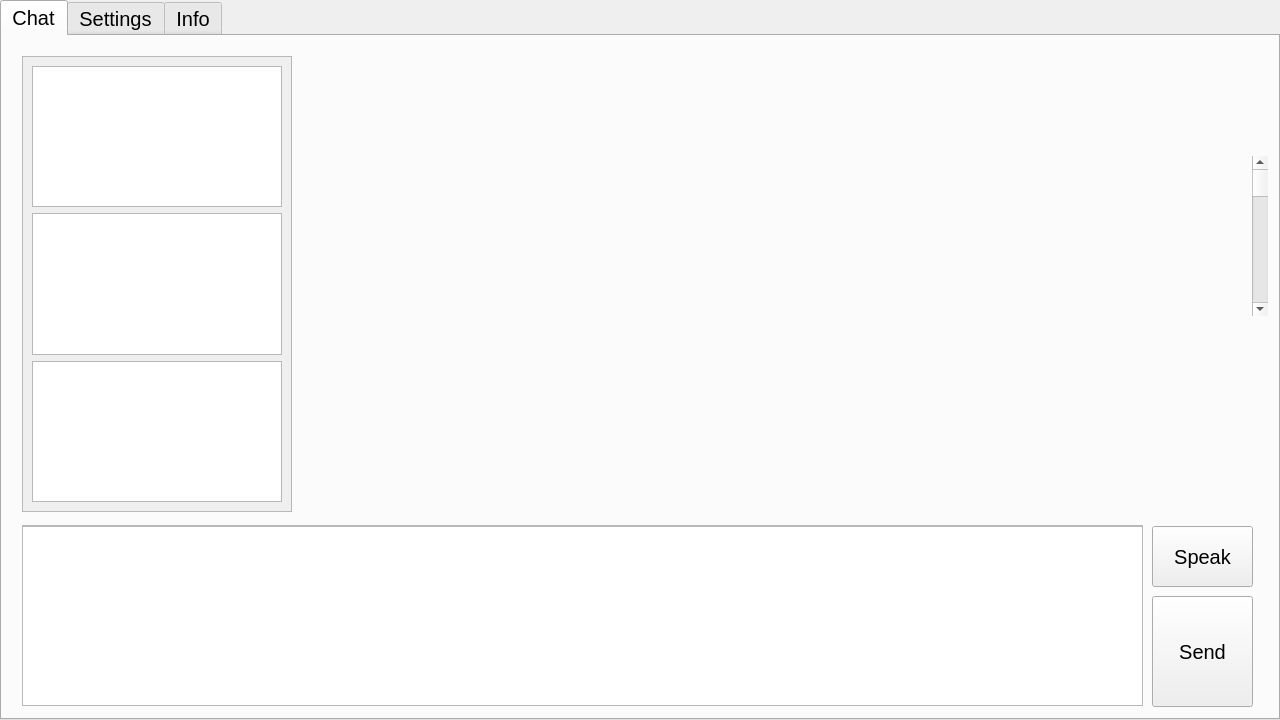
<?xml version="1.0" encoding="UTF-8"?>
<ui version="4.0">
 <class>TabWidget</class>
 <widget class="QTabWidget" name="TabWidget">
  <property name="geometry">
   <rect>
    <x>0</x>
    <y>0</y>
    <width>1280</width>
    <height>720</height>
   </rect>
  </property>
  <property name="font">
   <font>
    <pointsize>15</pointsize>
   </font>
  </property>
  <property name="windowTitle">
   <string>TabWidget</string>
  </property>
  <property name="currentIndex">
   <number>0</number>
  </property>
  <widget class="QWidget" name="tab">
   <attribute name="title">
    <string>Chat</string>
   </attribute>
   <widget class="QScrollArea" name="scrollArea">
    <property name="geometry">
     <rect>
      <x>20</x>
      <y>20</y>
      <width>270</width>
      <height>456</height>
     </rect>
    </property>
    <property name="widgetResizable">
     <bool>true</bool>
    </property>
    <widget class="QWidget" name="scrollAreaWidgetContents">
     <property name="geometry">
      <rect>
       <x>0</x>
       <y>0</y>
       <width>268</width>
       <height>454</height>
      </rect>
     </property>
     <layout class="QVBoxLayout" name="verticalLayout">
      <item>
       <widget class="QTextBrowser" name="textBrowser_2"/>
      </item>
      <item>
       <widget class="QTextBrowser" name="textBrowser_3"/>
      </item>
      <item>
       <widget class="QTextBrowser" name="textBrowser_4"/>
      </item>
     </layout>
    </widget>
   </widget>
   <widget class="QScrollArea" name="scrollArea_2">
    <property name="geometry">
     <rect>
      <x>20</x>
      <y>489</y>
      <width>1121</width>
      <height>181</height>
     </rect>
    </property>
    <property name="widgetResizable">
     <bool>true</bool>
    </property>
    <widget class="QWidget" name="scrollAreaWidgetContents_2">
     <property name="geometry">
      <rect>
       <x>0</x>
       <y>0</y>
       <width>1119</width>
       <height>179</height>
      </rect>
     </property>
     <widget class="QTextEdit" name="textEdit">
      <property name="geometry">
       <rect>
        <x>-30</x>
        <y>0</y>
        <width>1151</width>
        <height>181</height>
       </rect>
      </property>
     </widget>
    </widget>
   </widget>
   <widget class="QPushButton" name="pushButton">
    <property name="geometry">
     <rect>
      <x>1150</x>
      <y>560</y>
      <width>101</width>
      <height>111</height>
     </rect>
    </property>
    <property name="font">
     <font>
      <pointsize>15</pointsize>
     </font>
    </property>
    <property name="text">
     <string>Send</string>
    </property>
   </widget>
   <widget class="QPushButton" name="pushButton_speak">
    <property name="geometry">
     <rect>
      <x>1150</x>
      <y>490</y>
      <width>101</width>
      <height>61</height>
     </rect>
    </property>
    <property name="font">
     <font>
      <pointsize>15</pointsize>
     </font>
    </property>
    <property name="text">
     <string>Speak</string>
    </property>
   </widget>
   <widget class="QScrollBar" name="verticalScrollBar">
    <property name="geometry">
     <rect>
      <x>1250</x>
      <y>120</y>
      <width>16</width>
      <height>160</height>
     </rect>
    </property>
    <property name="orientation">
     <enum>Qt::Vertical</enum>
    </property>
   </widget>
  </widget>
  <widget class="QWidget" name="tab_2">
   <attribute name="title">
    <string>Settings</string>
   </attribute>
   <widget class="QPushButton" name="pushButton_4">
    <property name="geometry">
     <rect>
      <x>430</x>
      <y>210</y>
      <width>199</width>
      <height>31</height>
     </rect>
    </property>
    <property name="text">
     <string>Set Avatar</string>
    </property>
   </widget>
   <widget class="QPushButton" name="pushButton_2">
    <property name="geometry">
     <rect>
      <x>430</x>
      <y>133</y>
      <width>199</width>
      <height>31</height>
     </rect>
    </property>
    <property name="text">
     <string>Set Font</string>
    </property>
   </widget>
   <widget class="QPushButton" name="pushButton_3">
    <property name="geometry">
     <rect>
      <x>430</x>
      <y>170</y>
      <width>199</width>
      <height>31</height>
     </rect>
    </property>
    <property name="text">
     <string>Set Font Size</string>
    </property>
   </widget>
  </widget>
  <widget class="QWidget" name="tab_3">
   <attribute name="title">
    <string>Info</string>
   </attribute>
   <widget class="QTextBrowser" name="textBrowser">
    <property name="geometry">
     <rect>
      <x>25</x>
      <y>90</y>
      <width>1221</width>
      <height>201</height>
     </rect>
    </property>
    <property name="font">
     <font>
      <pointsize>15</pointsize>
     </font>
    </property>
    <property name="html">
     <string>&lt;!DOCTYPE HTML PUBLIC &quot;-//W3C//DTD HTML 4.0//EN&quot; &quot;http://www.w3.org/TR/REC-html40/strict.dtd&quot;&gt;
&lt;html&gt;&lt;head&gt;&lt;meta name=&quot;qrichtext&quot; content=&quot;1&quot; /&gt;&lt;meta charset=&quot;utf-8&quot; /&gt;&lt;style type=&quot;text/css&quot;&gt;
p, li { white-space: pre-wrap; }
&lt;/style&gt;&lt;/head&gt;&lt;body style=&quot; font-family:'Microsoft YaHei UI'; font-size:15pt; font-weight:400; font-style:normal;&quot;&gt;
&lt;p style=&quot; margin-top:0px; margin-bottom:0px; margin-left:0px; margin-right:0px; -qt-block-indent:0; text-indent:0px;&quot;&gt;&lt;span style=&quot; font-family:'SimSun'; font-size:16pt;&quot;&gt; Developed by Mingzhuo Yang (118020068), Wei Wu (118010335), and Tao Pan (119010239)&lt;/span&gt;&lt;/p&gt;&lt;/body&gt;&lt;/html&gt;</string>
    </property>
   </widget>
   <widget class="QLabel" name="label">
    <property name="geometry">
     <rect>
      <x>570</x>
      <y>30</y>
      <width>61</width>
      <height>16</height>
     </rect>
    </property>
    <property name="layoutDirection">
     <enum>Qt::LeftToRight</enum>
    </property>
    <property name="text">
     <string>About</string>
    </property>
    <property name="textFormat">
     <enum>Qt::AutoText</enum>
    </property>
    <property name="alignment">
     <set>Qt::AlignCenter</set>
    </property>
   </widget>
   <widget class="QLabel" name="label_2">
    <property name="geometry">
     <rect>
      <x>500</x>
      <y>440</y>
      <width>131</width>
      <height>20</height>
     </rect>
    </property>
    <property name="text">
     <string>Version 0.1</string>
    </property>
   </widget>
  </widget>
 </widget>
 <resources/>
 <connections/>
</ui>
